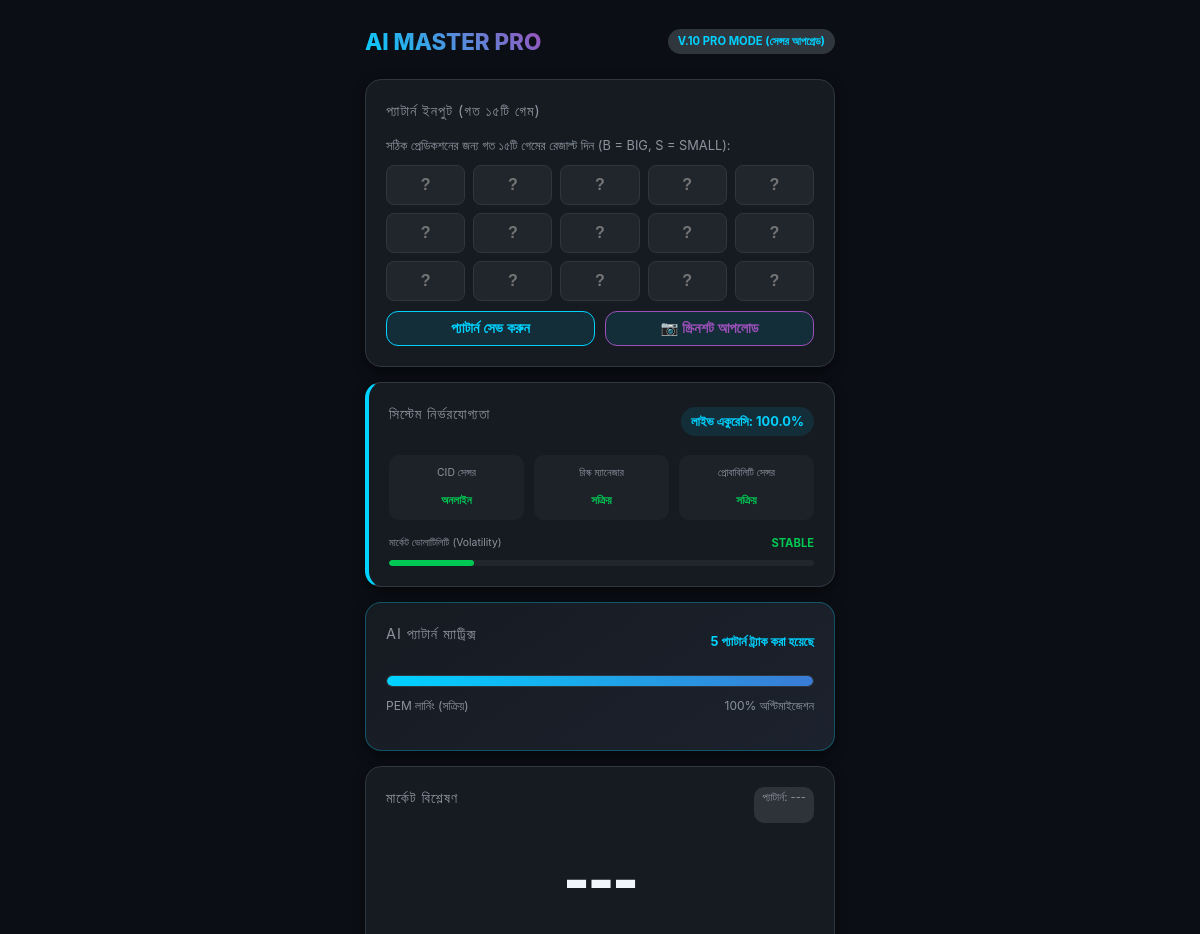
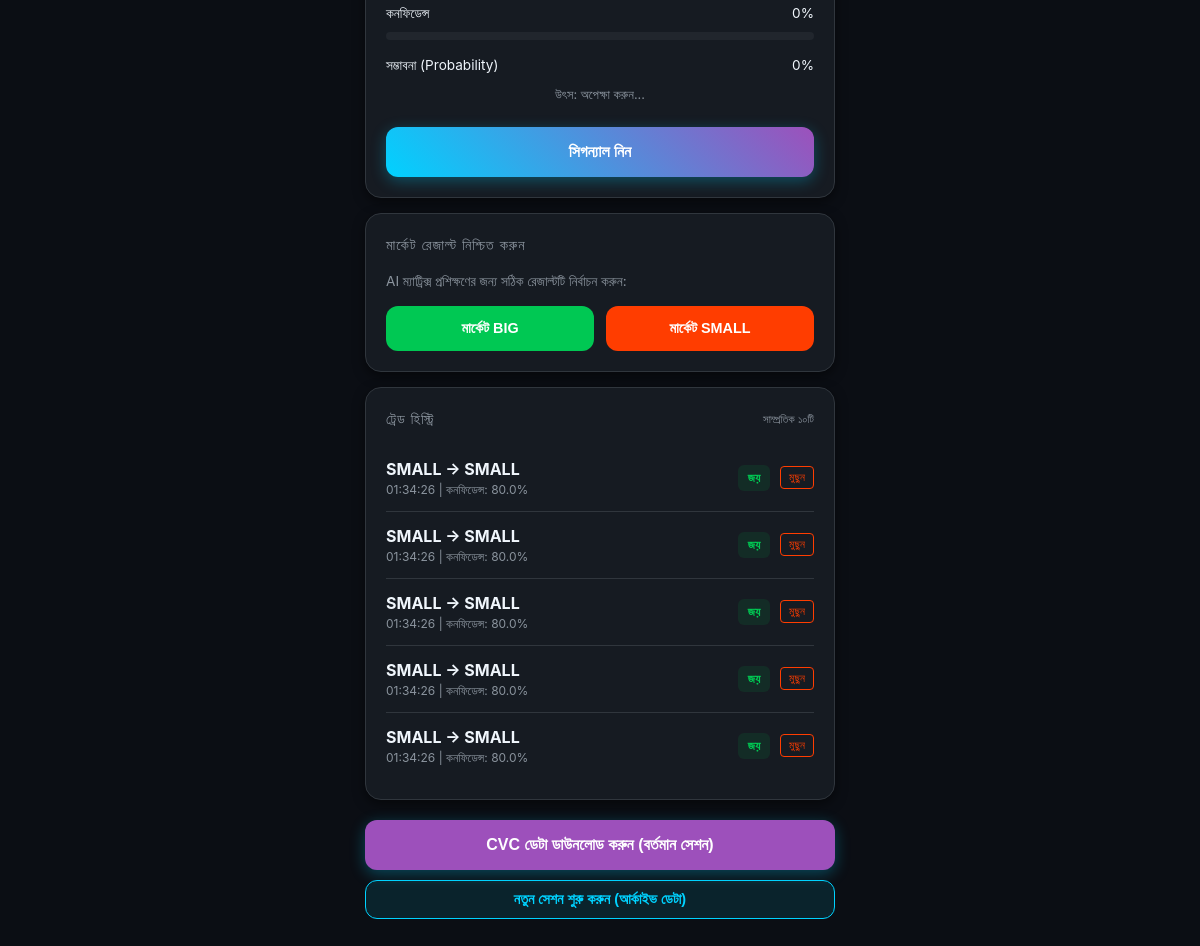
Before: / with the older database file (2 pictures, top to bottom).
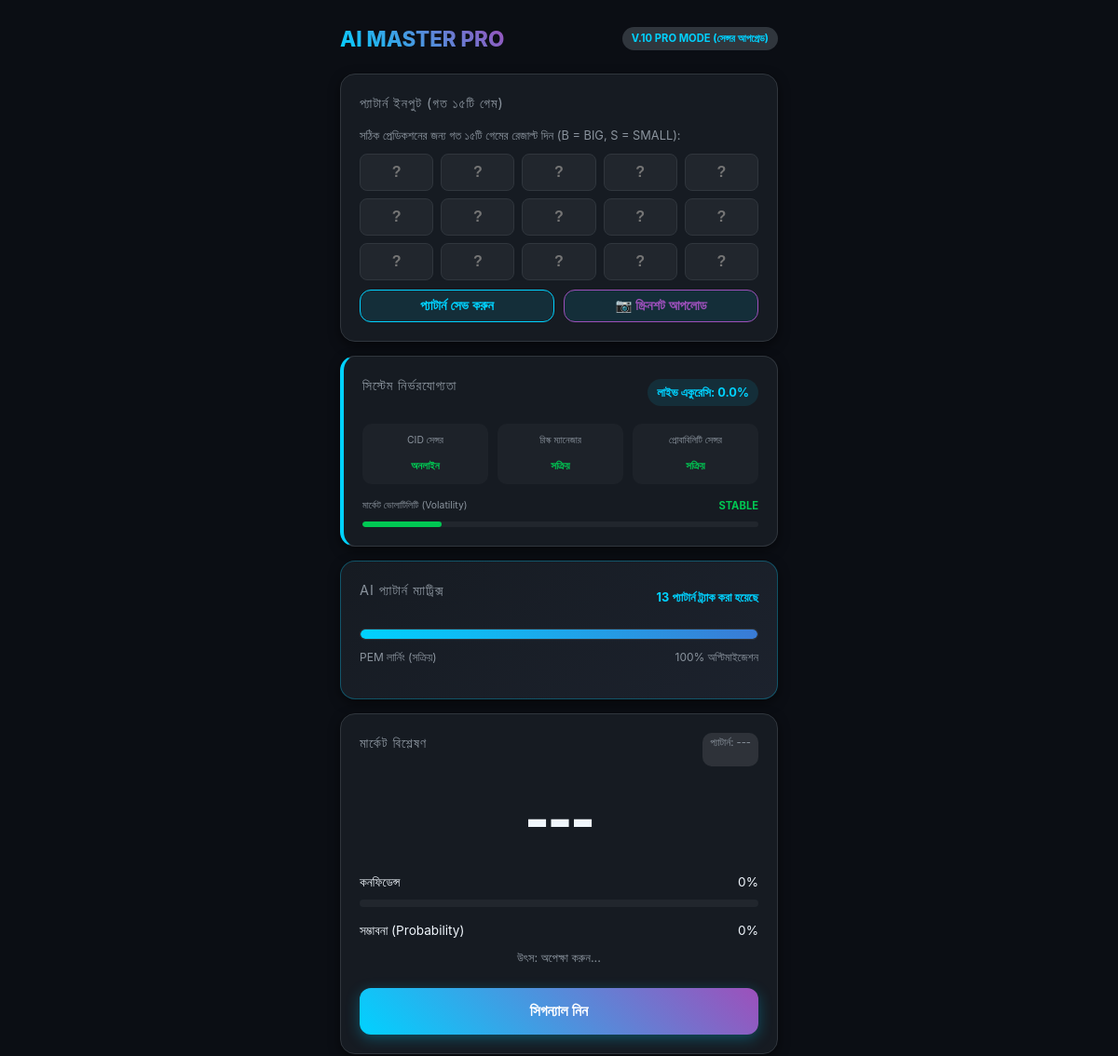
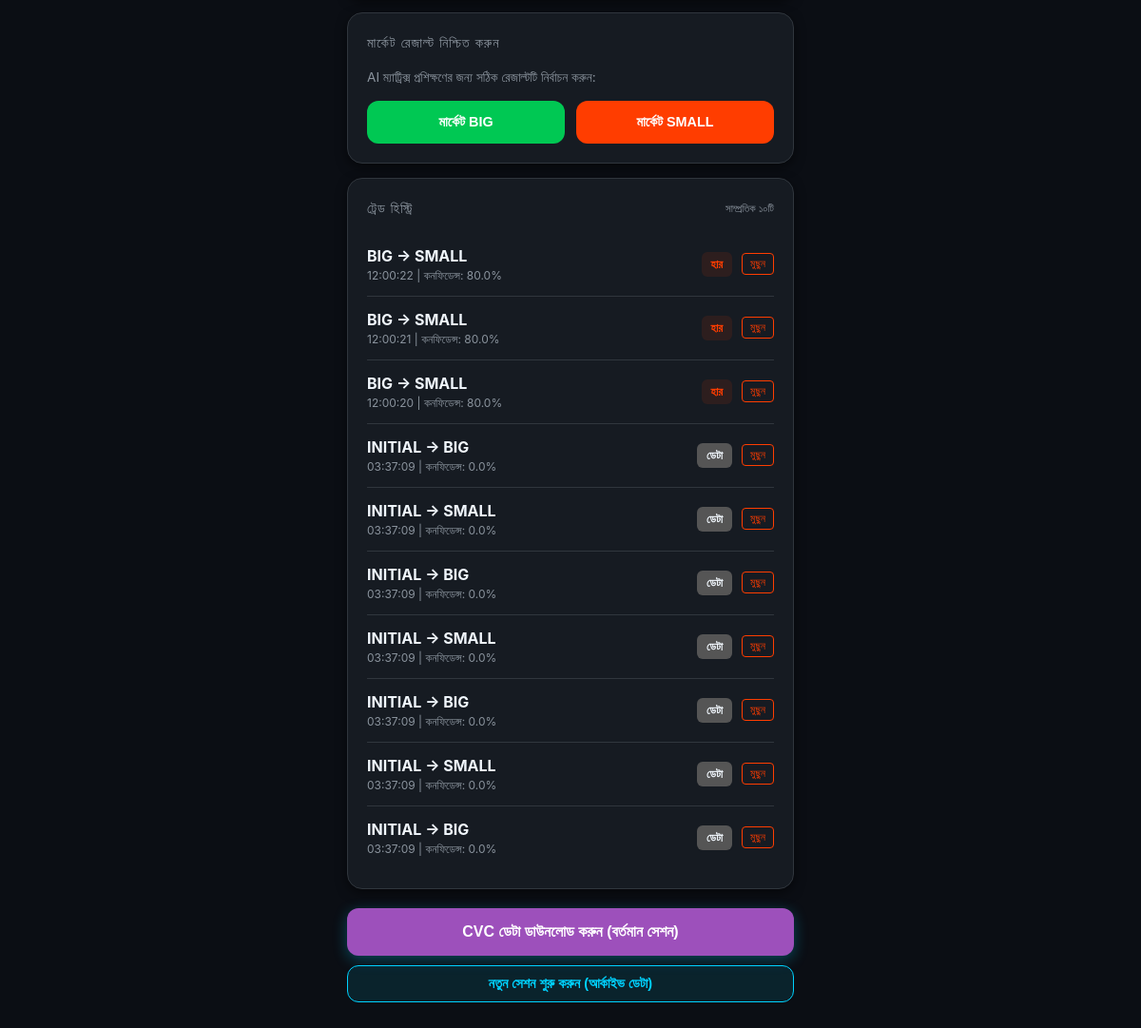
After: the same page with the newer database file (2 pictures, top to bottom).
### tables this page shows
CREATE TABLE trades (
        id INTEGER PRIMARY KEY AUTOINCREMENT,
        user_id TEXT NOT NULL,
        session_id TEXT NOT NULL,
        trade_id TEXT UNIQUE NOT NULL,
        timestamp DATETIME DEFAULT CURRENT_TIMESTAMP,
        ai_prediction TEXT NOT NULL,
        ai_confidence REAL NOT NULL,
        signal_source TEXT NOT NULL,
        user_choice TEXT,
        actual_result TEXT,
        bet_amount REAL,
        is_archived INTEGER DEFAULT 0
    );

### app.py (the view)
@app.route("/")
def dashboard():
    try:
        m_a, m_s = get_systems()
        if not m_a: return "System Initialization Failed", 500
        recent_trades = get_recent_trades(10)
        total_collected = get_total_trades_count()
        all_trades = get_recent_trades(50)
        completed_trades = [t for t in all_trades if t["actual_result"] is not None]
        accuracy = round((sum(1 for t in completed_trades if t["ai_prediction"] == t["actual_result"]) / len(completed_trades)) * 100, 1) if completed_trades else 0.0
        loss_streak = m_s.analyze_loss_streak()
        return render_template("user/dashboard.html",
                               trades=recent_trades,
                               total_collected=total_collected,
                               target_trades=0,
                               learning_percent=100,
                               accuracy=accuracy,
                               loss_streak=loss_streak)
    except Exception as e:
        logger.error(f"Dashboard Error: {e}", exc_info=True)
        return f"Internal Server Error: {str(e)}", 500

### app.py (called while the page is built)
def get_systems():
    global model_a, manager_system
    try:
        from models.model_a_core import ModelACore
        from utils.db_manager import init_db
        from utils.multi_manager import MultiManagerSystem
        if model_a is None:
            model_a = ModelACore()
            if not os.path.exists(model_a.db_path):
                init_db()
        if manager_system is None:
            manager_system = MultiManagerSystem(model_a, model_a.db_path)
        return model_a, manager_system
    except Exception as e:
        logger.error(f"System Init Error: {e}", exc_info=True)
        return None, None

@app.before_request
def ensure_session():
    if "session_id" not in session:
        session["session_id"] = str(uuid.uuid4())
    if "start_time" not in session:
        session["start_time"] = datetime.now().timestamp()
    if "user_id" not in session:
        session["user_id"] = "guest_user"

### utils/db_manager.py (called while the page is built)
def get_db_connection():
    try:
        db_dir = os.path.dirname(DB_PATH)
        if db_dir and not os.path.exists(db_dir):
            os.makedirs(db_dir, exist_ok=True)
        conn = sqlite3.connect(DB_PATH, timeout=30)
        conn.row_factory = sqlite3.Row
        return conn
    except Exception as e:
        print(f"Connection Error: {e}")
        conn = sqlite3.connect(':memory:', check_same_thread=False)
        conn.row_factory = sqlite3.Row
        return conn

def get_recent_trades(limit=10, include_archived=False):
    conn = get_db_connection()
    try:
        query = 'SELECT * FROM trades ORDER BY timestamp DESC LIMIT ?' if include_archived else \
                'SELECT * FROM trades WHERE is_archived = 0 ORDER BY timestamp DESC LIMIT ?'
        trades = conn.execute(query, (limit,)).fetchall()
        return [dict(row) for row in trades]
    finally:
        conn.close()

def get_total_trades_count(include_archived=False):
    conn = get_db_connection()
    try:
        query = 'SELECT COUNT(*) FROM trades' if include_archived else \
                'SELECT COUNT(*) FROM trades WHERE is_archived = 0'
        row = conn.execute(query).fetchone()
        return row[0] if row else 0
    finally:
        conn.close()

### templates/user/dashboard.html (shortened to what this page needs)
<!DOCTYPE html>
<html lang="en">
<head>
    <link rel="stylesheet" href="{{ url_for('static', filename='css/style.css') }}">
</head>
<body>
    <div class="dashboard-container">
        <header>
            <h1 class="app-title">AI MASTER PRO</h1>
            <span class="version-badge">V.10 PRO MODE (সেন্সর আপগ্রেড)</span>
        </header>
        <div class="glass-card">
            <span class="section-title">প্যাটার্ন ইনপুট (গত ১৫টি গেম)</span>
            <p style="font-size: 0.8rem; color: var(--text-secondary); margin-bottom: 10px;">
                সঠিক প্রেডিকশনের জন্য গত ১৫টি গেমের রেজাল্ট দিন (B = BIG, S = SMALL):
            </p>
            <div class="pattern-input-grid">
                {% for i in range(15) %}
                <input type="text" maxlength="1" class="game-input" id="game-{{ i }}" placeholder="?" oninput="this.value = this.value.toUpperCase()">
                {% endfor %}
            </div>
            <div style="display: flex; gap: 10px; margin-top: 10px;">
                <button onclick="savePattern()" class="btn-new-session" style="padding: 8px; flex: 1;">প্যাটার্ন সেভ করুন</button>
                <button onclick="document.getElementById('screenshot-input').click()" class="btn-new-session" style="padding: 8px; flex: 1; border-color: var(--accent-purple); color: var(--accent-purple);">📷 স্ক্রিনশট আপলোড</button>
            </div>
        </div>
        <div class="glass-card trust-card">
            <div class="trust-header">
                <span class="section-title">সিস্টেম নির্ভরযোগ্যতা</span>
                <span class="accuracy-badge">লাইভ একুরেসি: <span id="live-accuracy">{{ accuracy }}%</span></span>
            </div>
            <div class="manager-status-grid">
                <div class="manager-status-item">
                    <span class="manager-name">CID সেন্সর</span>
                    <span id="cid-status" class="status-indicator status-active">অনলাইন</span>
                </div>
                <div class="manager-status-item">
                    <span class="manager-name">রিস্ক ম্যানেজার</span>
                    <span id="risk-status" class="status-indicator status-active">সক্রিয়</span>
                </div>
                <div class="manager-status-item">
                    <span class="manager-name">প্রোবাবিলিটি সেন্সর</span>
                    <span id="probability-status" class="status-indicator status-active">সক্রিয়</span>
                </div>
            </div>
            <div class="volatility-container">
                <div style="display: flex; justify-content: space-between; margin-bottom: 5px;">
                    <span class="manager-name">মার্কেট ভোলাটিলিটি (Volatility)</span>
                    <span id="volatility-status" class="status-indicator" style="color: var(--success-green);">STABLE</span>
                </div>
                <div class="confidence-bar-bg" style="height: 6px;">
                    <div id="volatility-bar" class="confidence-bar-fill" style="width: 20%; background: var(--success-green);"></div>
                </div>
            </div>
        </div>
        <div class="glass-card learning-card">
            <div class="learning-header">
                <span class="section-title">AI প্যাটার্ন ম্যাট্রিক্স</span>
                <span class="learning-stats">{{ total_collected }} প্যাটার্ন ট্র্যাক করা হয়েছে</span>
            </div>
            <div class="progress-container">
                <div class="progress-bar-bg">
                    <div class="progress-bar-fill" style="width: 100%;"></div>
                </div>
                <div style="display: flex; justify-content: space-between; margin-top: 5px;">
                    <span class="progress-text" style="text-align: left;">PEM লার্নিং (সক্রিয়)</span>
                    <span class="progress-text">100% অপ্টিমাইজেশন</span>
                </div>
            </div>
        </div>
        <div class="glass-card">
            <div style="display: flex; justify-content: space-between;">
                <span class="section-title">মার্কেট বিশ্লেষণ</span>
                <span id="current-pattern-badge" class="pattern-badge">প্যাটার্ন: ---</span>
            </div>
            <div class="prediction-box">
                <div id="prediction-display" class="prediction-value">---</div>
                <div class="confidence-container">
                    <div class="confidence-label">
                        <span>কনফিডেন্স</span>
                        <span id="confidence-text">0%</span>
                    </div>
                    <div class="confidence-bar-bg">
                    </div>
                </div>
                <div class="confidence-label" style="margin-top: 10px;">
                    <span>সম্ভাবনা (Probability)</span>
                    <span id="probability-text">0%</span>
                </div>
                <p style="font-size: 0.8rem; color: var(--text-secondary); margin-top: 10px;">উৎস: <span id="source-text">অপেক্ষা করুন...</span></p>
            </div>
            <button id="get-signal-btn" class="btn-primary">সিগন্যাল নিন</button>
        </div>
        <div class="glass-card">
            <span class="section-title">মার্কেট রেজাল্ট নিশ্চিত করুন</span>
            <p style="font-size: 0.85rem; color: var(--text-secondary); margin-bottom: 15px;">
                AI ম্যাট্রিক্স প্রশিক্ষণের জন্য সঠিক রেজাল্টটি নির্বাচন করুন:
            </p>
            <div class="btn-group">
                <button onclick="submitResult('BIG')" class="btn-result btn-big">মার্কেট BIG</button>
                <button onclick="submitResult('SMALL')" class="btn-result btn-small">মার্কেট SMALL</button>
            </div>
        </div>
        <div class="glass-card">
            <div style="display: flex; justify-content: space-between; align-items: center; margin-bottom: 15px;">
                <span class="section-title" style="margin-bottom: 0;">ট্রেড হিস্ট্রি</span>
                <span style="font-size: 0.7rem; color: var(--text-secondary);">সাম্প্রতিক ১০টি</span>
            </div>
            <div id="history-list" class="history-list">
                {% for trade in trades %}
                <div class="history-item">
                    <div class="item-info">
                        <span class="item-main">{{ 'BIG' if trade.ai_prediction == 'BIG' else 'SMALL' if trade.ai_prediction == 'SMALL' else trade.ai_prediction }} → {{ 'BIG' if trade.actual_result == 'BIG' else 'SMALL' if trade.actual_result == 'SMALL' else '???' }}</span>
                        <span class="item-sub">{{ trade.timestamp.split(' ')[1] if ' ' in trade.timestamp else trade.timestamp }} | কনফিডেন্স: {{ trade.ai_confidence }}%</span>
                    </div>
                    <div style="display: flex; align-items: center;">
                        {% if trade.ai_prediction != 'INITIAL' %}
                        <span class="item-status {{ 'status-win' if trade.actual_result == trade.ai_prediction else 'status-loss' }}">
                            {{ 'জয়' if trade.actual_result == trade.ai_prediction else 'হার' }}
                        </span>
                        {% else %}
                        <span class="item-status" style="background: #555;">ডেটা</span>
                        {% endif %}
                        <button onclick="undoTrade('{{ trade.trade_id }}')" class="undo-btn">মুছুন</button>
                    </div>
                </div>
                {% endfor %}
            </div>
        </div>
        <div class="action-footer" style="display: flex; flex-direction: column; gap: 10px;">
            <button onclick="downloadCVC()" class="btn-primary" style="background: var(--accent-purple);">CVC ডেটা ডাউনলোড করুন (বর্তমান সেশন)</button>
            <button onclick="startNewSession()" class="btn-new-session">নতুন সেশন শুরু করুন (আর্কাইভ ডেটা)</button>
        </div>
    </div>
</body>
</html>

Changed rows visible on the page:
no longer on this page (row edited): trades: ai_prediction "SMALL", actual_result "SMALL", timestamp "01:34:26", ai_confidence "80.0", actual_result+ai_prediction "জয়"
no longer on this page (row edited): trades: ai_prediction "SMALL", actual_result "SMALL", timestamp "01:34:26", ai_confidence "80.0", actual_result+ai_prediction "জয়"
added trades: ai_prediction "BIG", actual_result "SMALL", timestamp "12:00:22", ai_confidence "80.0", actual_result+ai_prediction "হার"
added trades: ai_prediction "BIG", actual_result "SMALL", timestamp "12:00:21", ai_confidence "80.0", actual_result+ai_prediction "হার"
added trades: ai_prediction "BIG", actual_result "SMALL", timestamp "12:00:20", ai_confidence "80.0", actual_result+ai_prediction "হার"
added trades: ai_prediction "INITIAL", actual_result "BIG", timestamp "03:37:09", ai_confidence "0.0", shows "ডেটা"
added trades: ai_prediction "INITIAL", actual_result "SMALL", timestamp "03:37:09", ai_confidence "0.0", shows "ডেটা"
added trades: ai_prediction "INITIAL", actual_result "BIG", timestamp "03:37:09", ai_confidence "0.0", shows "ডেটা"
added trades: ai_prediction "INITIAL", actual_result "SMALL", timestamp "03:37:09", ai_confidence "0.0", shows "ডেটা"
changed trades (number 8 of 10 on the later page): ai_prediction "SMALL" → "INITIAL"; actual_result "SMALL" → "BIG"; timestamp "01:34:26" → "03:37:09"; ai_confidence "80.0" → "0.0"; actual_result+ai_prediction "জয়" → (not shown); now shows "ডেটা"
changed trades (number 9 of 10 on the later page): ai_prediction "SMALL" → "INITIAL"; timestamp "01:34:26" → "03:37:09"; ai_confidence "80.0" → "0.0"; actual_result+ai_prediction "জয়" → (not shown); now shows "ডেটা"
changed trades (number 10 of 10 on the later page): ai_prediction "SMALL" → "INITIAL"; actual_result "SMALL" → "BIG"; timestamp "01:34:26" → "03:37:09"; ai_confidence "80.0" → "0.0"; actual_result+ai_prediction "জয়" → (not shown); now shows "ডেটা"
Other visible differences:
{{ accuracy }}: "100.0" → "0.0"
{{ total_collected }}: "5" → "13"
